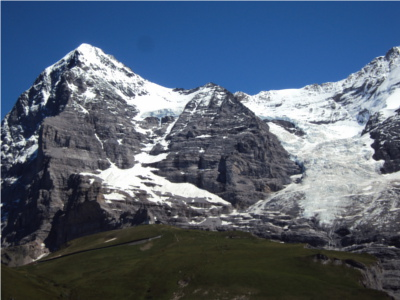
#> input picture image_stiching/images/img1.jpg, 400 x 300 px; its folder holds 3 pictures in this run
$ jupyter execute 'Project Computer Vision.ipynb'
#> lines starting #> are read from the running program, lines starting #| are printed output that depends on the picture; after the words box and inside, x2 and y2 are one past the last pixel; in counts of white or black regions, pixels touching at a corner belong together
<h1><center>Image Stiching</center></h1>

<center>The goal of this project was to implement a program for creating a panoramic image from N partially overlapping images. Initially, detecting common keypoints between the images using the SIFT algorithm, computed the homography using the RANSAC method, and applied perspective transformations to align and stitch the images into a single panorama. Finally, experimenting with three different blending techniques to smoothly integrate the images and determine which one produced the best result.</center>

<h5><center>Import useful libraries</center></h5>

[cell 1]
import cv2
import numpy as np
import os
import random
from matplotlib import pyplot as plt

<h5><center>Function to load images</center></h5>

[cell 2]
def load_images_from_folder(folder):
#> called with folder = 'images'
    images = []
    for filename in sorted(os.listdir(folder)):
        path = os.path.join(folder, filename)
        if os.path.isfile(path):
            img = cv2.imread(path)
#> img is the input picture: shape (300, 400, 3); mean B, G, R 113.4, 95.7, 82.9
            if img is not None:
                images.append(img)
    return images

<h5><center>SIFT creation</center></h5>

[cell 3]
sift = cv2.SIFT_create()

<h5><center>Homography Function</center></h5>

[cell 4]
def compute_homography(p1, p2):
    A = []
    for i in range(len(p1)):
        x, y = p1[i]
        u, v = p2[i]
        A.append([-x, -y, -1, 0, 0, 0, x*u, y*u, u])
        A.append([0, 0, 0, -x, -y, -1, x*v, y*v, v])
    A = np.asarray(A)
    _, _, Vt = np.linalg.svd(A)
    H = Vt[-1].reshape(3,3)
    return H / H[-1,-1]

<h5><center>RANSAC usage</center></h5>

[cell 5]
def ransac_homography(pts1, pts2, threshold=2.0, iterations=2000):
    max_inliers = []
    best_H = None
    num_pts = len(pts1)
    idx_all = list(range(num_pts))

    for _ in range(iterations):
        sample = random.sample(idx_all, 4)
        p1_s = pts1[sample]
        p2_s = pts2[sample]
        H_cand = compute_homography(p1_s, p2_s)

        # Project
        pts1_hom = np.hstack([pts1, np.ones((num_pts,1))])
        proj = (H_cand @ pts1_hom.T).T
        proj /= proj[:, [2]]

        errors = np.linalg.norm(proj[:,:2] - pts2, axis=1)
        inliers = errors < threshold
        if np.sum(inliers) > np.sum(max_inliers):
            max_inliers = inliers
            best_H = H_cand

    return best_H, max_inliers

<h5><center>Feather Blending</center></h5>

[cell 6]
def feather_blend(base, overlay, mask_base, mask_overlay):
    base_f = base.astype(np.float32)
    over_f = overlay.astype(np.float32)

    dist_base = cv2.distanceTransform(mask_base, cv2.DIST_L2, 3)
    dist_over = cv2.distanceTransform(mask_overlay, cv2.DIST_L2, 3)
    dist_sum = dist_base + dist_over + 1e-5
    alpha = dist_base / dist_sum

    alpha_3 = np.dstack([alpha]*3)
    blended_overlap = base_f * alpha_3 + over_f*(1-alpha_3)
    blended_overlap = blended_overlap.astype(np.uint8)

    out = np.zeros_like(base)
    only_base = (mask_base==255)&(mask_overlay==0)
    only_over = (mask_overlay==255)&(mask_base==0)
    overlap = (mask_base==255)&(mask_overlay==255)

    out[only_base] = base[only_base]
    out[only_over] = overlay[only_over]
    out[overlap] = blended_overlap[overlap]
    return out

<h5><center>Linear Blending</center></h5>

[cell 7]
def linear_blend(base, overlay, mask_base, mask_overlay):
    base_f = base.astype(np.float32)
    over_f = overlay.astype(np.float32)
    alpha = 0.5
    overlap = (mask_base==255)&(mask_overlay==255)
    only_base = (mask_base==255)&(mask_overlay==0)
    only_over = (mask_overlay==255)&(mask_base==0)

    out = np.zeros_like(base)
    out[only_base] = base[only_base]
    out[only_over] = overlay[only_over]

    blended_overlap = (alpha * base_f + (1-alpha)*over_f).astype(np.uint8)
    out[overlap] = blended_overlap[overlap]
    return out

<h5><center>Multiband Blending</center></h5>

[cell 8]
def multiband_blend(base, overlay, mask_base, mask_overlay, num_bands=5):

    H = min(base.shape[0], overlay.shape[0])
    W = min(base.shape[1], overlay.shape[1])
    base = base[:H, :W]
    overlay = overlay[:H, :W]
    mask_base = mask_base[:H, :W]
    mask_overlay = mask_overlay[:H, :W]

    base_f = base.astype(np.float32)/255.0
    over_f = overlay.astype(np.float32)/255.0
    mb = mask_base.astype(np.float32)
    mo = mask_overlay.astype(np.float32)
    den = mb + mo + 1e-5
    frac = mb / den  # single-channel [0..1]

    #uild Gaussian pyramids
    gauss_base = [base_f]
    gauss_over = [over_f]
    gauss_frac = [frac]
    for _ in range(num_bands):
        gauss_base.append(cv2.pyrDown(gauss_base[-1]))
        gauss_over.append(cv2.pyrDown(gauss_over[-1]))
        gauss_frac.append(cv2.pyrDown(gauss_frac[-1]))

    #build Laplacian pyramids
    lap_base = []
    lap_over = []
    for i in range(num_bands):
        up_b = cv2.pyrUp(gauss_base[i+1], dstsize=(gauss_base[i].shape[1], gauss_base[i].shape[0]))
        lap_base.append(gauss_base[i] - up_b)
        up_o = cv2.pyrUp(gauss_over[i+1], dstsize=(gauss_over[i].shape[1], gauss_over[i].shape[0]))
        lap_over.append(gauss_over[i] - up_o)
    lap_base.append(gauss_base[-1])
    lap_over.append(gauss_over[-1])

    #blend each level using frac
    blended_pyr = []
    for i in range(num_bands+1):
        frac_i = gauss_frac[i]
        if len(frac_i.shape)==2:
            frac_i = frac_i[..., None]
        if frac_i.shape[2]==1:
            frac_i = np.repeat(frac_i, 3, axis=2)

        lbase = lap_base[i]
        lover = lap_over[i]
        blend_lvl = lbase*frac_i + lover*(1-frac_i)
        blended_pyr.append(blend_lvl)

    blended = blended_pyr[-1]
    for i in range(num_bands-1, -1, -1):
        up_b = cv2.pyrUp(blended, dstsize=(blended_pyr[i].shape[1], blended_pyr[i].shape[0]))
        blended = blended_pyr[i] + up_b

    blended = np.clip(blended*255.0, 0, 255).astype(np.uint8)

    out = np.zeros_like(base, dtype=np.uint8)
    only_base = (mask_base==255)&(mask_overlay==0)
    only_over = (mask_overlay==255)&(mask_base==0)
    overlap = (mask_base==255)&(mask_overlay==255)
    out[only_base] = base[only_base]
    out[only_over] = overlay[only_over]
    out[overlap] = blended[overlap]
    return out

<h5><center>Customized Warp Function</center></h5>

[cell 9]
def custom_warp_perspective(base_image, next_image, H, blend_method="feather"):
    h1, w1 = base_image.shape[:2]
    h2, w2 = next_image.shape[:2]

    corners1 = np.float32([[0,0],[0,h1],[w1,h1],[w1,0]]).reshape(-1,1,2)
    corners2 = np.float32([[0,0],[0,h2],[w2,h2],[w2,0]]).reshape(-1,1,2)
    warped_corners = cv2.perspectiveTransform(corners1, H)
    all_corners = np.concatenate((warped_corners, corners2), axis=0)

    [x_min, y_min] = np.int32(all_corners.min(axis=0).ravel() - 0.5)
    [x_max, y_max] = np.int32(all_corners.max(axis=0).ravel() + 0.5)

    trans = [-x_min, -y_min]
    T = np.array([[1,0,trans[0]],[0,1,trans[1]],[0,0,1]], dtype=np.float32)

    panorama = cv2.warpPerspective(base_image, T@H, (x_max - x_min, y_max - y_min))

    overlay = np.zeros_like(panorama)
    overlay[trans[1]:trans[1]+h2, trans[0]:trans[0]+w2] = next_image

    mask_base = (panorama.sum(axis=2)>0).astype(np.uint8)*255
    mask_over = (overlay.sum(axis=2)>0).astype(np.uint8)*255

    if blend_method=="feather":
        blended = feather_blend(panorama, overlay, mask_base, mask_over)
    elif blend_method=="linear":
        blended = linear_blend(panorama, overlay, mask_base, mask_over)
    elif blend_method=="multiband":
        blended = multiband_blend(panorama, overlay, mask_base, mask_over, num_bands=5)
    else:
        print(f"[WARN] Unknown blend method '{blend_method}'. Defaulting to feather.")
        blended = feather_blend(panorama, overlay, mask_base, mask_over)

    return blended

<h5><center>Stiching Fuction</center></h5>

[cell 10]
def stitch_images(images, blend_method="feather"):
    panorama = images[0]
    for i in range(1, len(images)):
        gray1 = cv2.cvtColor(panorama, cv2.COLOR_BGR2GRAY)
        gray2 = cv2.cvtColor(images[i], cv2.COLOR_BGR2GRAY)

        kpts1, desc1 = sift.detectAndCompute(gray1, None)
        kpts2, desc2 = sift.detectAndCompute(gray2, None)
        bf = cv2.BFMatcher()
        matches = bf.knnMatch(desc1, desc2, k=2)

        good = []
        for m,n in matches:
            if m.distance < 0.75*n.distance:
                good.append(m)
        if len(good)<4:
            print("[WARN] Not enough matches for image", i)
            continue

        pts1 = np.float32([kpts1[m.queryIdx].pt for m in good])
        pts2 = np.float32([kpts2[m.trainIdx].pt for m in good])

        H, _ = ransac_homography(pts1, pts2, threshold=3, iterations=2000)
        panorama = custom_warp_perspective(panorama, images[i], H, blend_method=blend_method)

    return panorama

<h5><center>Main Function</center></h5>

[cell 11]
if __name__=="__main__":
    folder = "images"
    images = load_images_from_folder(folder)
#> images = 3 items

    stitched_feather = stitch_images(images, blend_method="feather")
#> the loop in stitch_images, `for i in range(1, len(images)):` made 2 passes
#> (matches, num_pts in ransac_homography) on pass 1: (1257 matches, 534)
#> pass 1, in stitch_images, `gray2 = cv2.cvtColor(images[i], cv2.COLOR_BGR2GRAY)`:
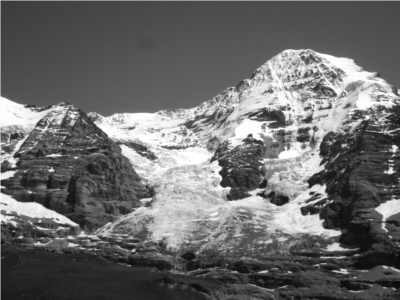
#> gray2: shape (300, 400); min 8, max 255, mean 106.5
#> pass 1, in custom_warp_perspective, `mask_base = (panorama.sum(axis=2)>0).astype(np.uint8)*255`:
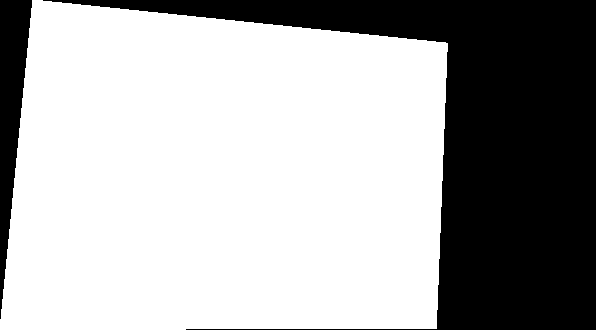
#> mask_base: shape (330, 596); 67.1% white; 2 black regions, box (x1, y1, x2, y2) and area: (43, 0, 596, 330) 59488, (0, 0, 32, 319) 5228
#> after the loop in stitch_images, `for i in range(1, len(images)):`:
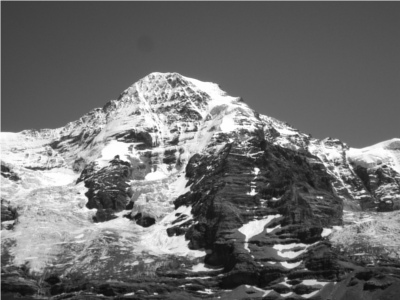
#> gray2: shape (300, 400); min 10, max 255, mean 110.5
    stitched_linear = stitch_images(images, blend_method="linear")
#> call 2 of stitch_images, with blend_method = 'linear'
#> the loop in stitch_images (call 2), `for i in range(1, len(images)):` made 2 passes
#> after the loop in stitch_images (call 2), `for i in range(1, len(images)):`:
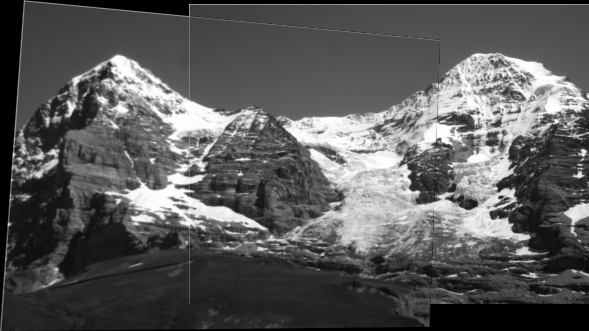
#> gray1: shape (331, 589); min 0, max 255, mean 89.8
    stitched_multiband = stitch_images(images, blend_method="multiband")
#> call 3 of stitch_images, with blend_method = 'multiband'
#> the loop in stitch_images (call 3), `for i in range(1, len(images)):` made 2 passes
#> pass 1, in custom_warp_perspective (call 5), `panorama = cv2.warpPerspective(base_image, T@H, (x_max - x_min, y_max ..`:
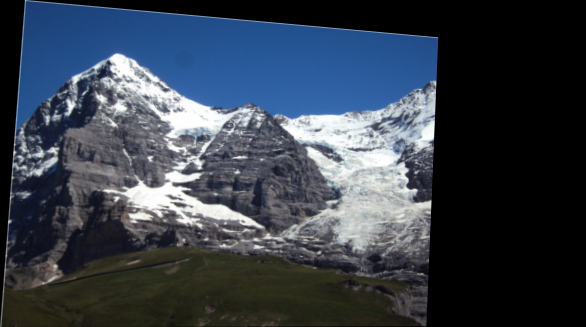
#> panorama: shape (327, 586, 3); mean B, G, R 74.9, 63.3, 54.9
#> pass 1, in custom_warp_perspective (call 5), `mask_over = (overlay.sum(axis=2)>0).astype(np.uint8)*255`:
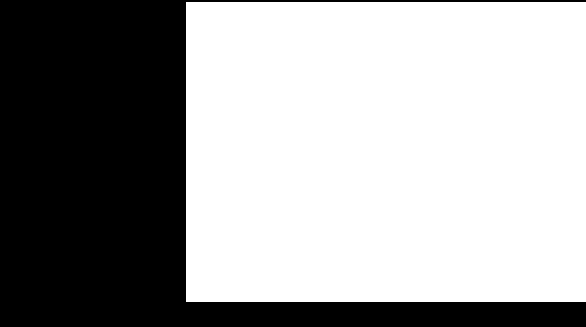
#> mask_over: shape (327, 586); 62.6% white; 1 black region, box (x1, y1, x2, y2) and area: (0, 0, 586, 327) 71622
#> pass 1, in multiband_blend, `overlay = overlay[:H, :W]`:
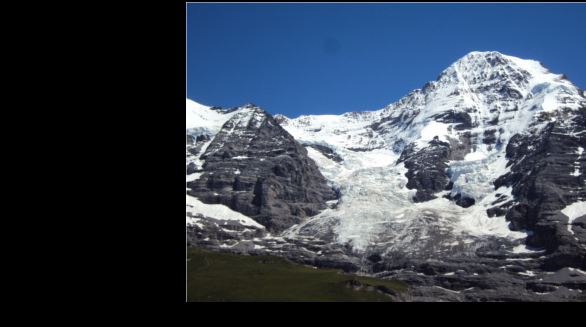
#> overlay: shape (327, 586, 3); mean of channels 0, 1, 2 82, 68, 58.2; drawn as B, G, R
#> after the loop in stitch_images (call 3), `for i in range(1, len(images)):`:
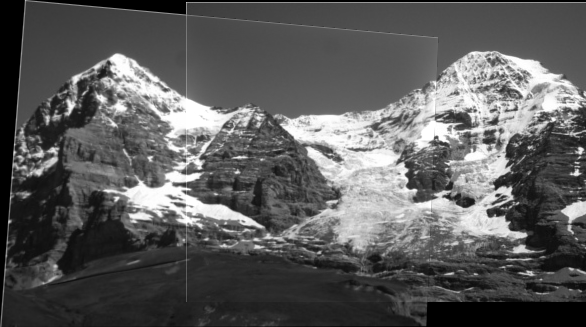
#> gray1: shape (327, 586); min 0, max 255, mean 91.8
#> after the loop in stitch_images (call 3), `for i in range(1, len(images)):`:
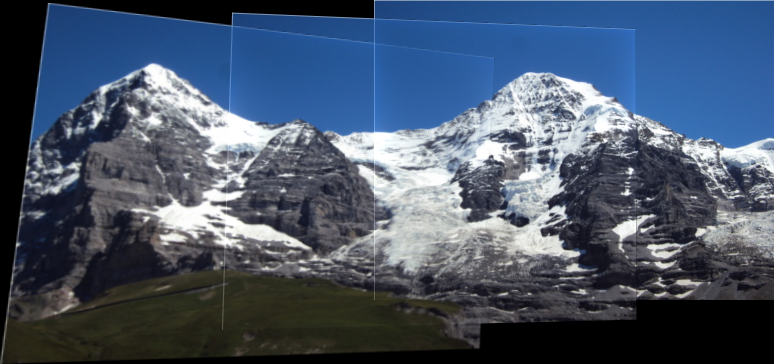
#> panorama: shape (364, 774, 3); mean B, G, R 105.8, 86, 72.1

    plt.figure(figsize=(10, 18))

    plt.subplot(3, 1, 1)
    plt.imshow(cv2.cvtColor(stitched_feather, cv2.COLOR_BGR2RGB))
    plt.title("Feather Blend")
    plt.axis('off')

    plt.subplot(3, 1, 2)
    plt.imshow(cv2.cvtColor(stitched_linear, cv2.COLOR_BGR2RGB))
    plt.title("Linear Blend")
    plt.axis('off')

    plt.subplot(3, 1, 3)
    plt.imshow(cv2.cvtColor(stitched_multiband, cv2.COLOR_BGR2RGB))
    plt.title("Multiband Blend")
    plt.axis('off')

    plt.show()
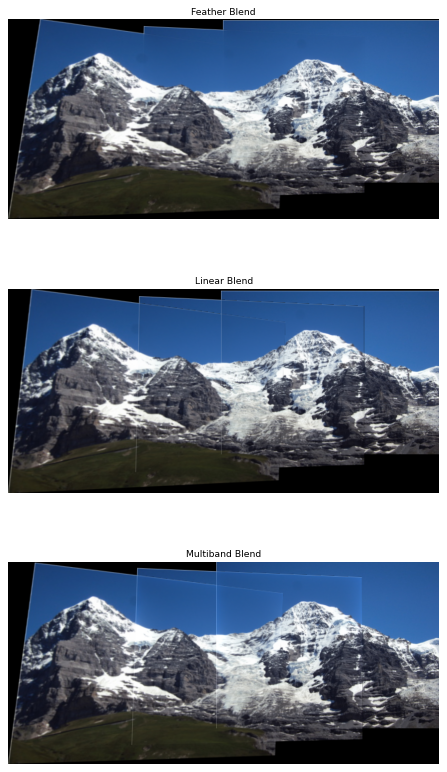
#> figure drawn by matplotlib, 3 panels
